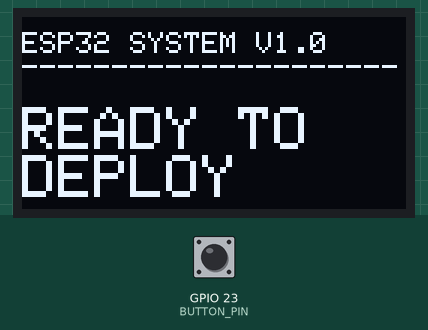
Simulated run of this sketch. Board: ESP32. Shown: 128×64 one-colour display. Inputs (shaded band) come from the test bench; at power-on: GPIO 23 (BUTTON_PIN) HIGH. What the sketch prints to the serial monitor is not drawn.

Above: at 1.2 s.
1.3 s: GPIO 23 (BUTTON_PIN) pulled LOW for 3.2 s
At 2.6 s:
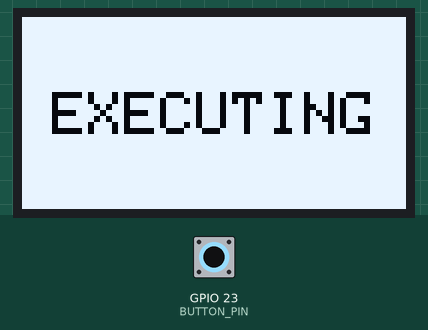
7.5 s: GPIO 23 (BUTTON_PIN) pulled LOW for 0.15 s
10.6 s: GPIO 23 (BUTTON_PIN) pulled LOW for 1 s
Timing chart, 0 to 13.6 s (numbered marks = the images above; inputs shaded):
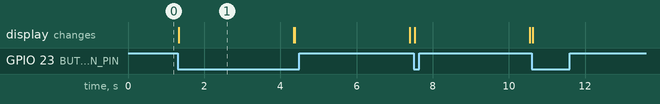

The sketch:

ArduinoCode.ino
```cpp
#include <Wire.h>
#include <Adafruit_GFX.h>
#include <Adafruit_SSD1306.h>

#define SCREEN_WIDTH 128
#define SCREEN_HEIGHT 64
#define OLED_RESET    -1
#define SCREEN_ADDRESS 0x3C

// Dein I2C Setup
#define SDA_PIN 21
#define SCL_PIN 22
#define BUTTON_PIN 23 // Dein Knopf an Pin 23

Adafruit_SSD1306 display(SCREEN_WIDTH, SCREEN_HEIGHT, &Wire, OLED_RESET);

void setup() {
  Serial.begin(115200);

  // I2C mit deinen Pins 21 & 22 starten
  Wire.begin(SDA_PIN, SCL_PIN);

  pinMode(BUTTON_PIN, INPUT_PULLUP);

  if(!display.begin(SSD1306_SWITCHCAPVCC, SCREEN_ADDRESS)) {
    for(;;);
  }

  // Erster Screen: Ready to Deploy
  display.clearDisplay();
  display.setTextColor(WHITE);
  display.setTextSize(1);
  display.setCursor(0, 5);
  display.println("ESP32 SYSTEM V1.0");
  display.println("---------------------");
  display.setTextSize(2);
  display.setCursor(0, 30);
  display.println("READY TO");
  display.println("DEPLOY");
  display.display();
}

void loop() {
  // Wenn Knopf an Pin 23 gedrückt wird (zieht gegen GND)
  if (digitalRead(BUTTON_PIN) == LOW) {
    display.clearDisplay();
    display.fillScreen(WHITE); // Screen blitzt weiß auf für Effekt
    display.setTextColor(BLACK);
    display.setCursor(10, 25);
    display.setTextSize(2);
    display.println("EXECUTING");
    display.display();

    // Signal an Python schicken
    Serial.println("EXECUTE:shutdown");

    delay(3000); // 3 Sek warten damit man den Effekt sieht

    // Reset Display
    display.clearDisplay();
    display.fillScreen(BLACK);
    display.setTextColor(WHITE);
    display.setTextSize(1);
    display.setCursor(0, 5);
    display.println("ESP32 SYSTEM V1.0");
    display.println("---------------------");
    display.setTextSize(2);
    display.setCursor(0, 30);
    display.println("READY TO");
    display.println("DEPLOY");
    display.display();
  }
}
```

Measured:
- after the input at 1.3 s, the display: changes at once (image 1)
- what the display in image 1 shows lasts 3.1 s, from 1.3 s to 4.4 s
